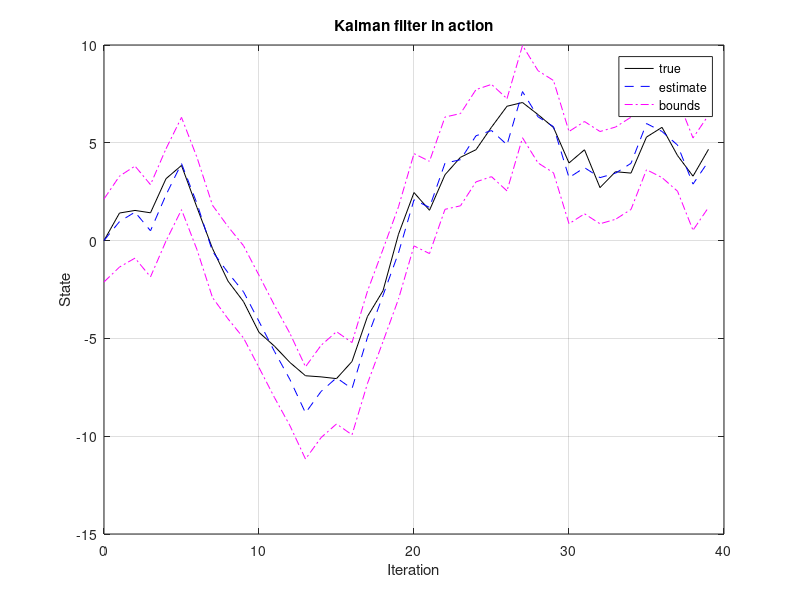
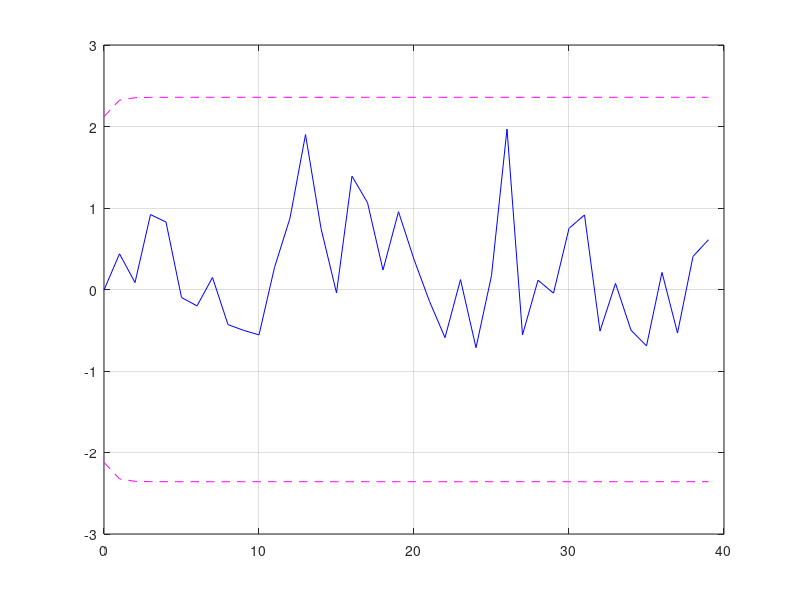

MATLAB code for these plots, in order: (Note: this script raises an error after producing the figures.)
% Initialize simulation variables
SigmaW = 1; % Process noise covariance
SigmaV = 1; % Sensor noise covariance
A = 1; B = 1; C = 1; D = 0; % Plant definition matrices
maxIter = 40; % Number of iterations to execute simulation
xtrue = 0; % Initialize true system initial state
xhat = 0; % Initialize Kalman filter initial estimate
SigmaX = 0; % Initialize Kalman filter covariance
u = 0; % Unknown initial driving input: assume zero

% Reserve storage for variables we want to plot/evaluate
xstore = zeros(length(xtrue), maxIter + 1);
xstore(:, 1) = xtrue;
xhatstore = zeros(length(xhat), maxIter);
SigmaXstore = zeros(length(xhat)^2, maxIter);

for k = 1:maxIter
    % KF Step 1a: State estimate time update
    xhat = A * xhat + B * u; % use prior value of "u"

    % KF Step 1b: Error covariance time update
    SigmaX = A * SigmaX * A' + SigmaW;

    % Implied operation of system in the background, with input signal u, and output signal z
    u = 0.5 * randn(1) + cos(k/pi); % for example ...
    w = chol(SigmaW)' * randn(length(xtrue));
    v = chol(SigmaV)' * randn(length(C * xtrue));
    ytrue = C * xtrue + D * u + v; % z is based on present x and u
    xtrue = A * xtrue + B * u + w; % future x is based on present u

    % KF Step 1c: Estimate system output
    yhat = C * xhat + D;

    w = chol(SigmaW)' * randn(length(xtrue));
    
    % KF Step 2a: Compute Kalman gain matrix
    SigmaY = C * SigmaX * C' + SigmaV;
    L = SigmaX * C' / SigmaY;

    % KF Step 2b: State estimate measurement update
    xhat = xhat + L * (ytrue - yhat);

    % KF Step 2c: Error covariance measurement update
    SigmaX = SigmaX - L * SigmaY * L';

    % Store information for evaluation/plotting purposes
    xstore(:, k + 1) = xtrue;
    xhatstore(:, k) = xhat;
    SigmaXstore(:, k) = SigmaX(:);
end

% Plot the results
figure(1); clf;
plot(0:maxIter - 1, xstore(1:maxIter), 'k-', ...
    0:maxIter - 1, xhatstore, 'b--', ...
    0:maxIter - 1, xhatstore + 3 * sqrt(SigmaXstore), 'm-.', ...
    0:maxIter - 1, xhatstore - 3 * sqrt(SigmaXstore), 'm-.');
grid;
legend('true', 'estimate', 'bounds');
title('Kalman filter in action');
xlabel('Iteration');
ylabel('State');

figure(2); clf;
plot(0:maxIter - 1, xstore(1:maxIter) - xhatstore, 'b-', ...
    0:maxIter - 1, 3 * sqrt(SigmaXstore), 'm--', ...
    0:maxIter - 1, -3 * sqrt(SigmaXstore), 'm--');
grid;
legend('Error', 'bounds', 0);
title('Error with bounds');
xlabel('Iteration');
ylabel('Estimation Error');
